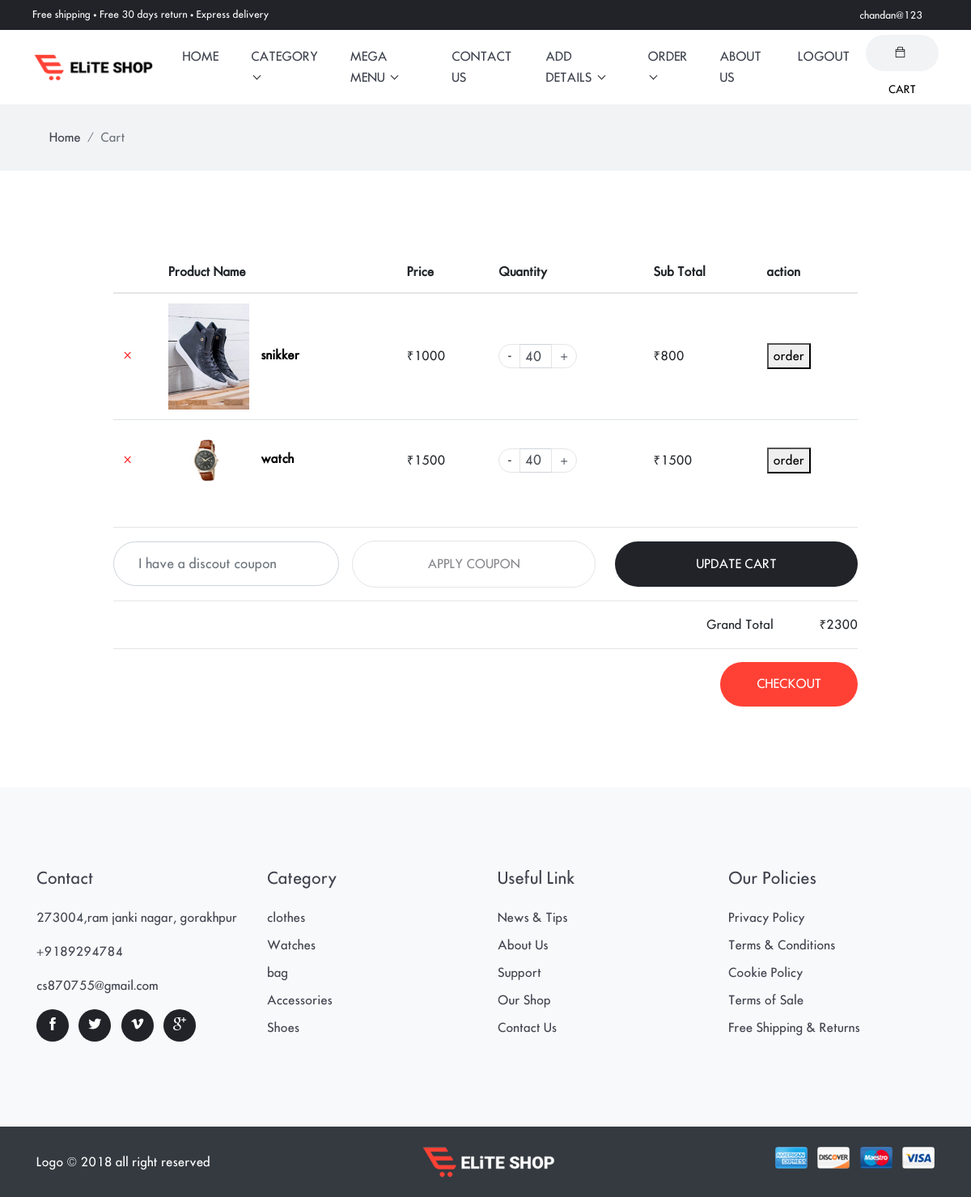
Page /mycart/ (signed in) on the committed database.
### shopping/models.py (models this page shows, shortened)
class Cart(models.Model):
    usr=models.ForeignKey(User,on_delete=models.CASCADE,null=True)
    pro=models.ForeignKey(product,on_delete=models.CASCADE,null=True)
    quatity=models.IntegerField(null=True)
    total_price=models.IntegerField(null=True)
    size=models.CharField(null=True,max_length=100,blank=True)

class product(models.Model):
    subcat=models.ForeignKey(subcategory,on_delete=models.CASCADE,null=True)
    name=models.CharField(max_length=100,null=True)
    price=models.IntegerField(null=True)
    stock=models.IntegerField(null=True)
    img1=models.FileField(null=True)
    img2=models.FileField(null=True)
    img3=models.FileField(null=True)
    des=models.TextField(null=True)
    size=models.CharField(max_length=100,null=True,blank=True)
    rate=models.IntegerField(null=True)

### shopping/views.py (the view)
# urls.py: path('mycart/',mycart,name='mycart'),
def mycart(request):
    cartdata=Cart.objects.filter(usr=request.user)
    total=0
    for i in cartdata:
        total=total+i.total_price
    allcat=category.objects.all()
    d={"allcat":allcat,"mycart":my_cart(request.user),"cartdata":cartdata,"total":total}
    return render(request,'cart.html',d)

### shopping/views.py (called while the page is built)
def my_cart(user=None):
    cartlist=[]
    if user.is_authenticated:
        cart=Cart.objects.filter(usr=user)
        cartlist=cart[:2]
        return cartlist

### shopping/templates/cart.html
{% extends 'base.html' %}
{% load static %}
{% block body %}
<div class="main-wrapper">
<nav class="bg-gray py-3">
  <div class="container">
    <ol class="breadcrumb">
      <li class="breadcrumb-item"><a href="{% url 'home' %}">Home</a></li>
      <li class="breadcrumb-item active" aria-current="page">Cart</li>
    </ol>
  </div>
</nav>
<div class="section">
  <div class="cart shopping">
    <div class="container">
      <div class="row">
        <div class="col-md-10 mx-auto">
          <div class="block">
            <div class="product-list">
                <div class="table-responsive">
                  <table class="table cart-table">
                    <thead>
                      <tr>
                        <th></th>
                        <th>Product Name</th>
                        <th>Price</th>
                        <th>Quantity</th>
                        <th>Sub Total</th>
                        <th> action</th>
                      </tr>
                    </thead>
                    <tbody>
                    {% for i in cartdata %}
                      <tr>
                        <td>
                          <a class="product-remove" href="{% url 'remove_product' i.id %}">&times;</a>
                        </td>
                        <td>
                          <div class="product-info">
                            <img class="img-fluid" src="{{ i.pro.img1.url }}" height="100" width="100" alt="product-img" />
                            <a href="#">{{ i.pro.name }}</a>
                          </div>
                        </td>
                        <td>&#8377;{{i.pro.price}}</td>
                        <td><input type="text" value="{{i.quantity}}" name="cart-quantity">{{i.quantity}}</td>
                        <td>&#8377;{{i.total_price}}</td>
                        <td><a href="{% url 'checkout' i.id %}"><button>order</button></a></td>
                      </tr>
                    {% endfor %}
                    </tbody>
                  </table>
                </div>
                <hr>
                <div class="d-flex flex-column flex-md-row align-items-center">
                  <input type="text" class="form-control text-md-left text-center mb-3 mb-md-0" name="coupon" id="coupon" placeholder="I have a discout coupon">
                  <button class="btn btn-outline-primary ml-md-3 w-100 mb-3 mb-md-0">Apply Coupon</button>
                  <a href="#" class="btn ml-md-4 btn-dark w-100">Update Cart</a>
                </div>
                <hr>
                {% if total > 0 %}
                <div class="row">
                  <div class="col-12">
                    <ul class="list-unstyled text-right">
                      <li>Grand Total <span class="d-inline-block w-100px">&#8377;{{total}}</span></li>
                    </ul>
                  </div>
                </div>
                <hr>
                <a href="{% url 'checkout' 'All' %}" class="btn btn-primary float-right">Checkout</a>
                {% endif %}
            </div>
          </div>
        </div>
      </div>
    </div>
  </div>
</div>
</div>
{% endblock %}

### shopping/templates/base.html (shortened to what this page needs)
<!DOCTYPE html>
<html lang="zxx">
<head>
     {% load static %}
  <link rel="stylesheet" href="{% static 'plugins/bootstrap/bootstrap.min.css' %}">
  <link rel="stylesheet" href="{% static 'plugins/themify-icons/themify-icons.css' %}">
  <link rel="stylesheet" href="{% static 'plugins/slick/slick.css' %}">
  <link rel="stylesheet" href="{% static 'plugins/venobox/venobox.css' %}">
  <link rel="stylesheet" href="{% static 'plugins/animate/animate.css' %}">
  <link rel="stylesheet" href="{% static 'plugins/aos/aos.css' %}">
  <link rel="stylesheet" href="{% static 'plugins/bootstrap-touchspin-master/jquery.bootstrap-touchspin.min.css' %}">
  <link rel="stylesheet" href="{% static 'plugins/nice-select/nice-select.css' %}">
  <link rel="stylesheet" href="{% static 'plugins/bootstrap-slider/bootstrap-slider.min.css' %}">
  <link href="{% static 'css/style.css' %}" rel="stylesheet">
</head>
<body>
  <header>
  <div class="top-header">
    <div class="row">
     <div class="col-lg-6 text-center text-lg-left">
        <p class="text-white mb-lg-0 mb-1">Free shipping • Free 30 days return • Express delivery</p>
      </div>
      <div class="col-lg-6 text-center text-lg-right">
        <ul class="list-inline">
          <li class="list-inline-item"> <a href="{% url 'dashboard' 'AllOrder' %}"> {{request.user.username}}</a></li>
        </ul>
      </div>
    </div>
  </div>
  </header>
<nav class="navbar navbar-expand-lg navbar-light bg-white w-100" id="navbar">
 <a class="navbar-brand order-2 order-lg-1" href="index-2.html"><img class="img-fluid" src="{% static 'images/logo.png' %}" alt="logo"></a>
  <div class="collapse navbar-collapse order-1 order-lg-2" id="navbarSupportedContent">
    <ul class="navbar-nav mx-auto">
      <li class="nav-item">
        <a class="nav-link" href="{% url 'home' %}">home</a>
      </li>
      <li class="nav-item dropdown view">
        <a class="nav-link dropdown-toggle" href="shop.html" role="button" data-toggle="dropdown" aria-haspopup="true"
          aria-expanded="false">
          category
        </a>
      </li>
     <li class="nav-item dropdown mega-dropdown">
        <a class="nav-link dropdown-toggle" href="#" role="button" data-toggle="dropdown" aria-haspopup="true"
          aria-expanded="false">
          Mega Menu
        </a>
      </li>
      <li class="nav-item">
        <a class="nav-link" href="{% url 'contact' %}">Contact Us</a>
      </li>
      {% if request.user.is_staff %}
      <li class="nav-item dropdown view">
        <a class="nav-link dropdown-toggle" href="shop.html" role="button" data-toggle="dropdown" aria-haspopup="true"
          aria-expanded="false">
          Add Details
        </a>
      </li>
      {% endif %}
      {% if request.user.is_staff %}
      <li class="nav-item dropdown view">
        <a class="nav-link dropdown-toggle" href="shop.html" role="button" data-toggle="dropdown" aria-haspopup="true"
          aria-expanded="false">
          Order
        </a>
      </li>
      {% endif %}
      <li class="nav-item">
        <a class="nav-link" href="{% url 'about' %}">about Us</a>
      </li>
      {% if not request.user.is_authenticated %}
      <li class="nav-item">
        <a class="nav-link" href="{% url 'login' %}">Login</a>
      </li>
      <li class="nav-item">
        <a class="nav-link" href="{% url 'sign' %}">Signup</a>
      </li>
                {% else %}
                <li class="nav-item">
                <a class="nav-link" href="{% url 'logout' %}">logout</a>
                </li>
     {% endif %}
    </ul>
  </div>
  <div class="order-3 navbar-right-elements">
    <div class="search-cart">
      {% if request.user.is_authenticated %}
      <div class="cart">
        <button id="cartOpen" class="cart-btn"><i class="ti-bag"></i><span class="d-xs-none">CART</span></button>
      </div>
      {% endif %}
    </div>
  </div>
</nav>
{% block body %}
{% endblock %}
<footer class="bg-light">
  <div class="section">
    <div class="container">
      <div class="row">
        <div class="col-md-3 col-sm-6 mb-5 mb-md-0 text-center text-sm-left">
          <h4 class="mb-4">Contact</h4>
          <p>273004,ram janki nagar, gorakhpur</p>
          <p>+9189294784</p>
          <p>cs870755@gmail.com</p>
          <ul class="list-inline social-icons">
            <li class="list-inline-item"><a href=""><i class="ti-facebook"></i></a></li>
            <li class="list-inline-item"><a href=""><i class="ti-twitter-alt"></i></a></li>
            <li class="list-inline-item"><a href=""><i class="ti-vimeo-alt"></i></a></li>
            <li class="list-inline-item"><a href=""><i class="ti-google"></i></a></li>
          </ul>
        </div>
        <div class="col-md-3 col-sm-6 mb-5 mb-md-0 text-center text-sm-left">
          <h4 class="mb-4">Category</h4>
          <ul class="pl-0 list-unstyled">
            <li class="mb-2"><a class="text-color" href="">clothes</a></li>
            <li class="mb-2"><a class="text-color" href="">Watches</a></li>
            <li class="mb-2"><a class="text-color" href="">bag</a></li>
            <li class="mb-2"><a class="text-color" href="">Accessories</a></li>
            <li class="mb-2"><a class="text-color" href="">Shoes</a></li>
          </ul>
        </div>
        <div class="col-md-3 col-sm-6 mb-5 mb-md-0 text-center text-sm-left">
          <h4 class="mb-4">Useful Link</h4>
          <ul class="pl-0 list-unstyled">
            <li class="mb-2"><a class="text-color" href="">News & Tips</a></li>
            <li class="mb-2"><a class="text-color" href="">About Us</a></li>
            <li class="mb-2"><a class="text-color" href="">Support</a></li>
            <li class="mb-2"><a class="text-color" href="">Our Shop</a></li>
            <li class="mb-2"><a class="text-color" href="">Contact Us</a></li>
          </ul>
        </div>
        <div class="col-md-3 col-sm-6 text-center text-sm-left">
          <h4 class="mb-4">Our Policies</h4>
          <ul class="pl-0 list-unstyled">
            <li class="mb-2"><a class="text-color" href="">Privacy Policy</a></li>
            <li class="mb-2"><a class="text-color" href="">Terms & Conditions</a></li>
            <li class="mb-2"><a class="text-color" href="">Cookie Policy</a></li>
            <li class="mb-2"><a class="text-color" href="">Terms of Sale</a></li>
            <li class="mb-2"><a class="text-color" href="">Free Shipping & Returns</a></li>
          </ul>
        </div>
      </div>
    </div>
  </div>
  <div class="bg-dark py-4">
    <div class="container">
      <div class="row">
        <div class="col-md-5 text-center text-md-left mb-4 mb-md-0 align-self-center">
          <p class="text-white mb-0">Logo &copy; 2018 all right reserved</p>
        </div>
        <div class="col-md-2 text-center text-md-left mb-4 mb-md-0">
          <img src="{% static 'images/logo-alt.png' %}" alt="logo">
        </div>
        <div class="col-md-5 text-center text-md-right mb-4 mb-md-0">
          <ul class="list-inline">
            <li class="list-inline-item"><img class="img-fluid rounded atm-card-img" src="{% static 'images/payment-card/card-1.jpg' %}" alt="card"></li>
            <li class="list-inline-item"><img class="img-fluid rounded atm-card-img" src="{% static 'images/payment-card/card-2.jpg' %}" alt="card"></li>
            <li class="list-inline-item"><img class="img-fluid rounded atm-card-img" src="{% static 'images/payment-card/card-3.jpg' %}" alt="card"></li>
            <li class="list-inline-item"><img class="img-fluid rounded atm-card-img" src="{% static 'images/payment-card/card-4.jpg' %}" alt="card"></li>
          </ul>
        </div>
      </div>
    </div>
  </div>
</footer>
</body>
</html>

### shopping/static/css/style.css (style rules this page uses)
body { line-height: 26px; font-family: "futura_icgregular"; font-weight: 400; -webkit-font-smoothing: antialiased; font-size: 15px; }
p, .paragraph { font-weight: 400; color: #3f434e; font-size: 15px; line-height: 26px; font-family: "futura_icgregular"; }
h1, h2, h3, h4, h5, h6, .h1, .h2, .h3, .h4, .h5, .h6 { color: #3f434e; font-family: "futura_icgregular"; font-weight: 400; }
h4, .h4 { font-size: 20px; }
.btn { font-size: 15px; font-family: "futura_icgregular"; text-transform: uppercase; padding: 16.5px 45px; font-weight: 400; border: 0; border-radius: 40px; position: relative; transition: .2s ease; }
.btn-primary { background: #ff4135; color: #fff; }
.btn-dark { background: #212329; color: #fff; }
.btn-outline-primary { background: transparent; color: #898a8f; border: 1px solid #e5e5e5; }
body { background-color: #fff; overflow-x: hidden; }
ol, ul { list-style-type: none; margin: 0px; }
img { vertical-align: middle; border: 0; }
a, a:hover, a:focus { text-decoration: none; }
a, button, select, input, label { cursor: pointer; transition: .2s ease; }
.section { padding-top: 100px; padding-bottom: 100px; }
.breadcrumb { border-radius: 0; background-color: transparent; margin-bottom: 0; }
.breadcrumb-item a { color: #3f434e; }
.bg-gray { background: #f2f3f5; }
.text-color { color: #3f434e !important; }
.bg-dark { background-color: #3f434e; }
.dropdown-toggle::after { display: inline-block; width: 7px; height: 7px; margin-left: .255em; vertical-align: .255em; content: ""; border: 0; border-bottom: 1px solid #212329; border-right: 1px solid #212329; -webkit-transform: rotate(45deg); transform: rotate(45deg); }
.social-icons li { margin-bottom: 5px; }
.social-icons li a { display: inline-block; height: 40px; width: 40px; border-radius: 50%; background: #212329; font-size: 16px; line-height: 40px; text-align: center; color: #fff; transition: .2s ease; }
.top-header { padding: 5px 40px; background: #212329; }
.top-header p { font-size: 12px; }
.top-header ul li { margin: 0; border-right: 1px solid #4d4f54; padding: 0 20px; position: relative; }
.top-header ul li a { color: #fff; font-size: 12px; }
.top-header ul li:last-child { border: 0; }
.cart { display: inline-block; }
.cart-btn { height: 45px; padding: 0 25px; line-height: 45px; font-size: 13px; border: 0; border-radius: 40px; background: #f2f3f5; }
.cart-btn i { display: inline-block; margin-right: 5px; }
.navbar { padding: 0 40px; }
.navbar-brand { z-index: 1; }
.navbar-nav { z-index: 1; }
.navbar .nav-item .nav-link { text-transform: uppercase; font-size: 15px; padding: 20px; display: inline-block; }
.navbar .dropdown.mega-dropdown { position: static; }
.navbar-light .navbar-nav .nav-link { color: #3f434e; transition: .2s ease; }
.form-control { border-radius: 40px; padding: 0 30px; height: 55px; width: 100%; }
.atm-card-img { max-width: 40px; }
.table thead { border-bottom: 2px solid #e5e5e5; }
.table thead th { border: 0; }
.shopping.cart { display: unset; }
.shopping.cart .product-list .table > tbody > tr > td { vertical-align: middle; }
.shopping.cart .product-list .product-info a { margin-left: 10px; color: #000; font-weight: 600; }
.shopping.cart .product-list .product-remove { color: red; font-size: 20px; }
.cart-table .form-control { height: 30px; width: 40px; padding: 0 5px; flex: none; }
.w-100px { width: 100px; }

### rows in the picture
Cart: pro.img1 (picture), pro.name "snikker", pro.price "1000", total_price "800"
Cart: pro.img1 (picture), pro.name "watch", pro.price "1500", total_price "1500"

### other values in the picture
{{ request.user.username }} "chandan@123"
{{ total }} "2300"
